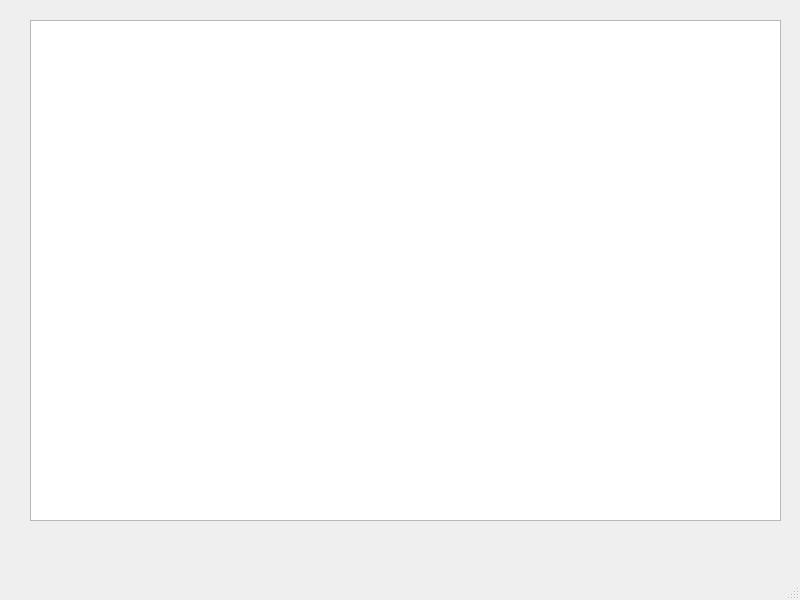
<?xml version="1.0" encoding="UTF-8"?>
<ui version="4.0">
 <class>MainWindow</class>
 <widget class="QMainWindow" name="MainWindow">
  <property name="geometry">
   <rect>
    <x>0</x>
    <y>0</y>
    <width>800</width>
    <height>600</height>
   </rect>
  </property>
  <property name="windowTitle">
   <string>MainWindow</string>
  </property>
  <widget class="QWidget" name="centralwidget">
   <widget class="QGraphicsView" name="graphicsView">
    <property name="geometry">
     <rect>
      <x>30</x>
      <y>20</y>
      <width>751</width>
      <height>501</height>
     </rect>
    </property>
   </widget>
  </widget>
  <widget class="QMenuBar" name="menubar">
   <property name="geometry">
    <rect>
     <x>0</x>
     <y>0</y>
     <width>800</width>
     <height>22</height>
    </rect>
   </property>
  </widget>
  <widget class="QStatusBar" name="statusbar"/>
 </widget>
 <resources/>
 <connections/>
</ui>
